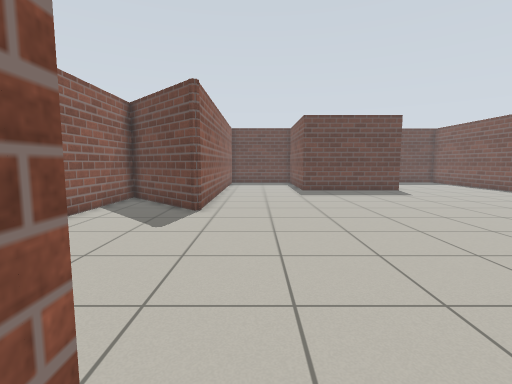
View 1 (above)

14 first-person views from a walk through a world built for the Gazebo simulator. The camera is 0.94 m above the floor, tilts 6° down and sees 85° across. The floor is counted in squares, 0.5 m on a side. Each view is taken from the middle of a square. On the plan, view 1 faces up. The plan holds only what a view shows up to about 16 squares ahead; the rest is blank.

View 2
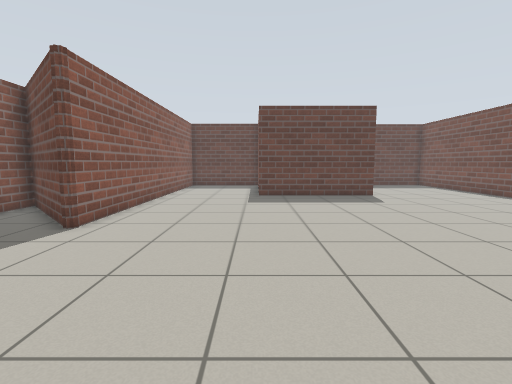

View 3
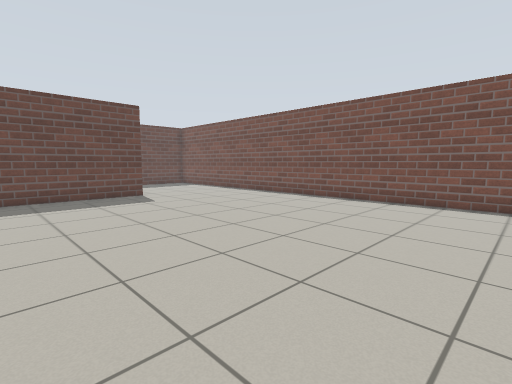

View 4
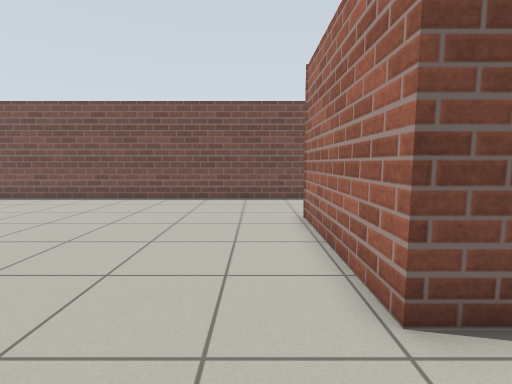

View 5
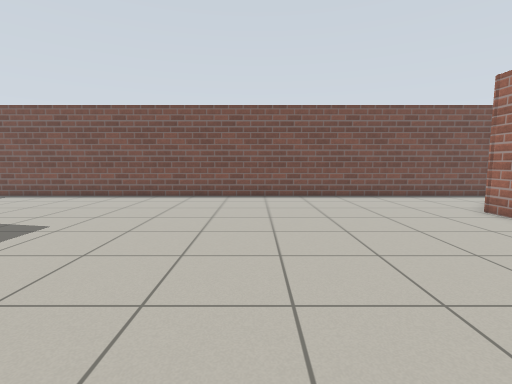

View 6
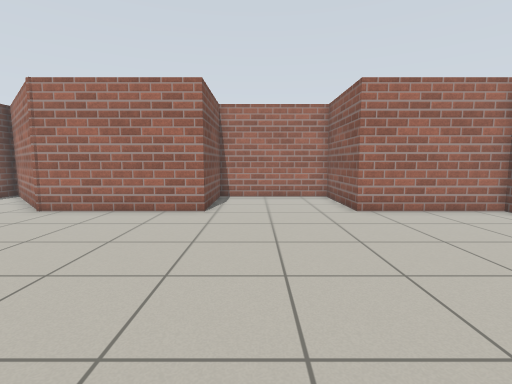

View 7
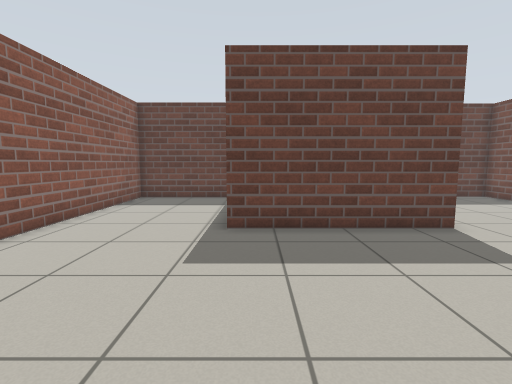

View 8
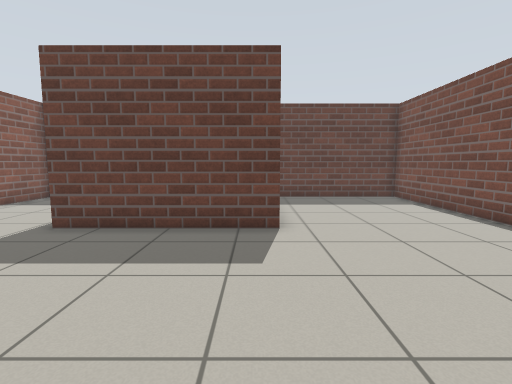

View 9
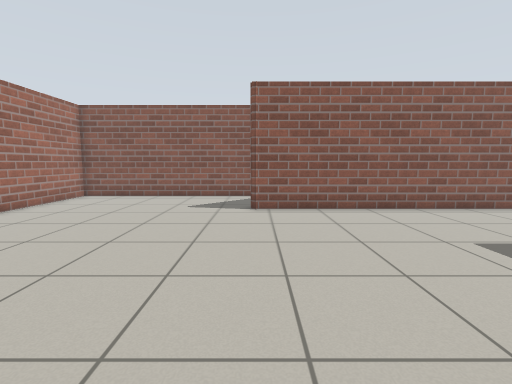

View 10
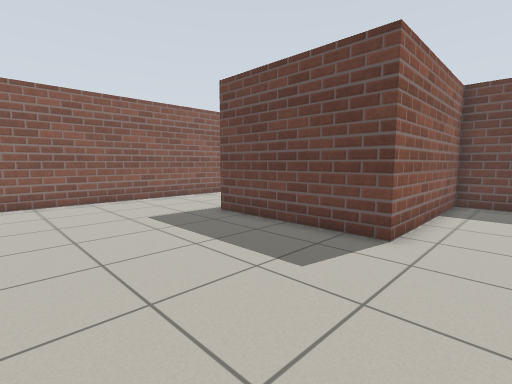

View 11
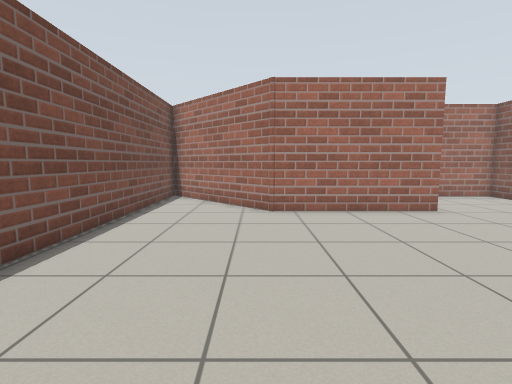

View 12
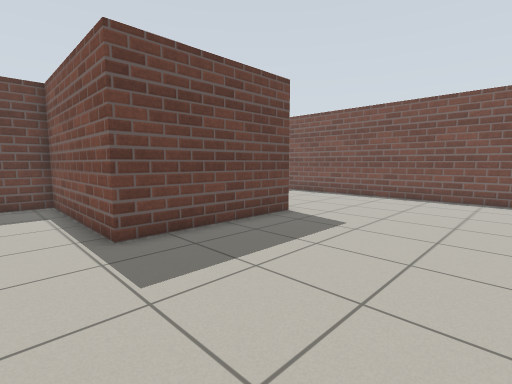

View 13
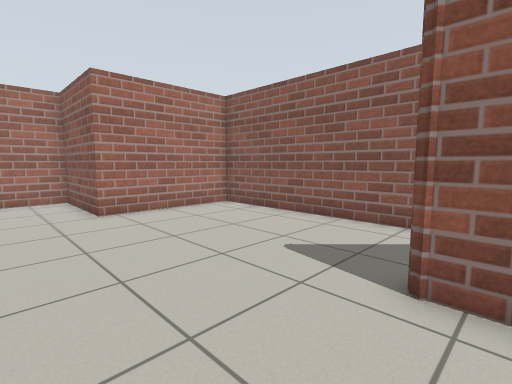

View 14
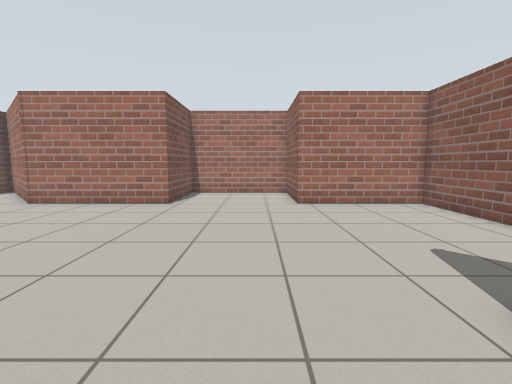

### Floor plan
Points are (right, up) in squares from view 1. A wall is a line through its corners. A room is listed if a view was taken in it or the views show most of it. See-through windows are left out.
Room 1 (views 1, 2, 3, 4, 5, 6, 7, 8, 9, 10, 11, 12, 13, 14)
walls: (-2.2, 10.6) (-6.6, 15) (-6.6, 1.3) (-0.9, 1.3) (-0.9, -3.4) (5, -3.4) (5, 1.3) (11.4, 1.3) (16.6, -3.9) (16.6, 26.3) (9.7, 26.3) (9.7, 18.8) (3.2, 18.8) (3.2, 26) (-2.2, 26) (-2.2, 10.8) (-2.6, 10.8)

Where each view was taken, in squares from view 1:
view 1: 0 up, 0 right, facing up
view 2: 3 up, 3 right, facing up
view 3: 3 up, 3 right, facing up-right
view 4: 3 up, 2 right, facing right
view 5: 10 up, 1 right, facing right
view 6: 12 up, 3 right, facing down
view 7: 11 up, 4 right, facing up
view 8: 11 up, 9 right, facing up
view 9: 11 up, 9 right, facing left
view 10: 12 up, 12 right, facing up-left
view 11: 12 up, 12 right, facing down
view 12: 12 up, 1 right, facing up-right
view 13: 12 up, 2 right, facing down-left
view 14: 14 up, 1 right, facing down
